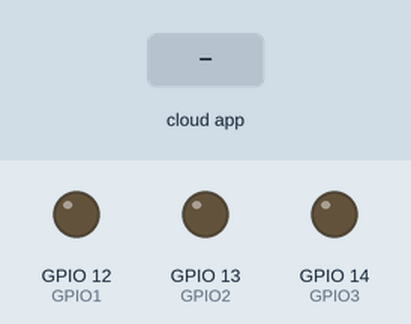
The sketch below on a simulated ESP32. Parts: output pins drawn as LEDs (lit = HIGH). The inputs (shaded band) are chosen by the test bench. WiFi joins after 1.5 s; servers stay silent unless stated; the Firebase database answers and starts empty; what the sketch prints to the serial monitor is not drawn.

Above: at 3.0 s.
3.1 s: the phone or cloud app sets gpio1 to 1
At 4.5 s:
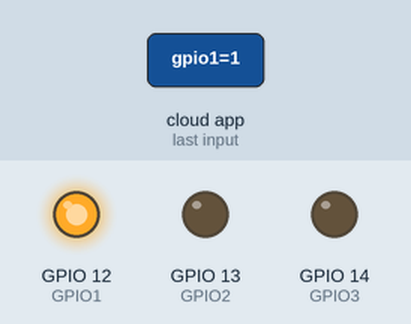
5.4 s: the phone or cloud app sets gpio2 to 1
At 6.8 s:
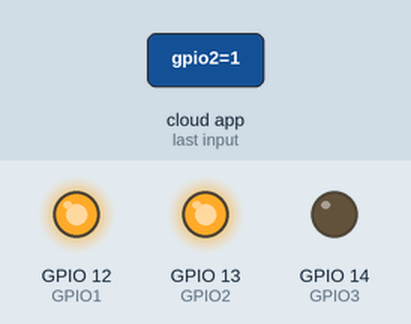
7.6 s: the phone or cloud app sets gpio3 to 1
At 9.1 s:
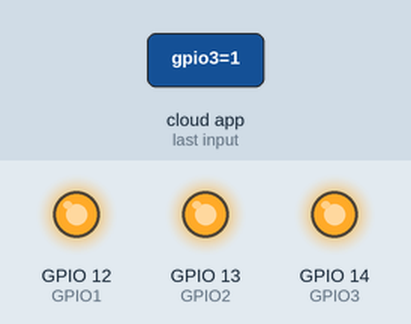
9.7 s: the phone or cloud app sets gpio1 to 0
At 10.6 s:
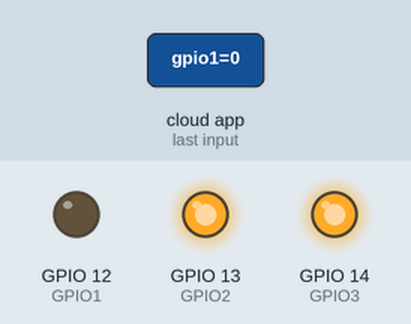
11.4 s: the phone or cloud app sets gpio2 to 0
At 12.9 s:
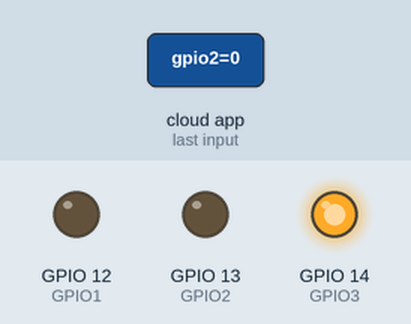
13.6 s: the phone or cloud app sets gpio1 to 1
At 15.1 s:
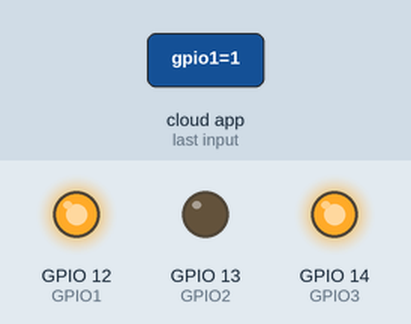
Timing chart, 0 to 16.4 s (numbered marks = the images above; inputs shaded):
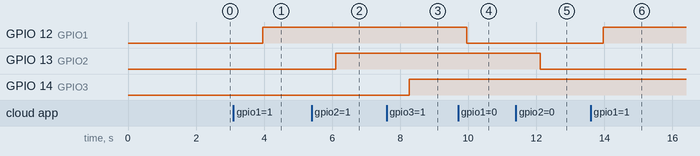

Measured:
- after the input at 3.1 s, GPIO 12 (GPIO1): LOW → HIGH after 0.86 s
- after the input at 5.4 s, GPIO 13 (GPIO2): LOW → HIGH after 0.71 s
- after the input at 7.6 s, GPIO 14 (GPIO3): LOW → HIGH after 0.66 s
- after the input at 9.7 s, GPIO 12 (GPIO1): HIGH → LOW after 0.26 s
- after the input at 11.4 s, GPIO 13 (GPIO2): HIGH → LOW after 0.72 s
- after the input at 13.6 s, GPIO 12 (GPIO1): LOW → HIGH after 0.37 s

The sketch:

ESP32_Firebase_Web_App_Control.ino
```cpp
#include <WiFi.h>
#include <Firebase_ESP_Client.h>
#include <Arduino_JSON.h>

// --------------------- USER CONFIG ---------------------
#define WIFI_SSID     "........."
#define WIFI_PASSWORD ".........."

#define API_KEY       "..........."
#define DATABASE_URL  "..........."
#define USER_EMAIL    "............"
#define USER_PASS     "............"
// --------------------------------------------------------

// Define Firebase objects
FirebaseData fbdo;
FirebaseAuth auth;
FirebaseConfig config;

// GPIO map
const int GPIO1 = 12;//Vert
const int GPIO2 = 13;//Orange
const int GPIO3 = 14;//Rouge

unsigned long sendDataPrevMillis = 0;

void setup() {
  // Init GPIO pins
  pinMode(GPIO1, OUTPUT); digitalWrite(GPIO1, LOW);
  pinMode(GPIO2, OUTPUT); digitalWrite(GPIO2, LOW);
  pinMode(GPIO3, OUTPUT); digitalWrite(GPIO3, LOW);

  Serial.begin(115200);
  delay(300);

  // Connect WiFi
  WiFi.begin(WIFI_SSID, WIFI_PASSWORD);
  Serial.print("Connecting to Wi-Fi");
  while (WiFi.status() != WL_CONNECTED) {
    Serial.print(".");
    delay(300);
  }
  Serial.println();
  Serial.print("Connected with IP: "); Serial.println(WiFi.localIP());

  // Configure Firebase
  config.api_key = API_KEY;
  config.database_url = DATABASE_URL;
  auth.user.email = USER_EMAIL;
  auth.user.password = USER_PASS;

  Firebase.begin(&config, &auth);
  Firebase.reconnectNetwork(true);

  fbdo.setBSSLBufferSize(4096, 1024); // SSL buffer
  fbdo.setResponseSize(2048);

  Serial.println("Firebase initialized...");
}

void loop() {
  if (Firebase.ready() && (millis() - sendDataPrevMillis > 1000 || sendDataPrevMillis == 0)) {
    sendDataPrevMillis = millis();

    int value;

    // Read GPIO1
    if (Firebase.RTDB.getInt(&fbdo, "/gpio1", &value)) {
      digitalWrite(GPIO1, value ? HIGH : LOW);
    } else {
      Serial.println(fbdo.errorReason().c_str());
    }

    // Read GPIO2
    if (Firebase.RTDB.getInt(&fbdo, "/gpio2", &value)) {
      digitalWrite(GPIO2, value ? HIGH : LOW);
    } else {
      Serial.println(fbdo.errorReason().c_str());
    }

    // Read GPIO3
    if (Firebase.RTDB.getInt(&fbdo, "/gpio3", &value)) {
      digitalWrite(GPIO3, value ? HIGH : LOW);
    } else {
      Serial.println(fbdo.errorReason().c_str());
    }
  }

}
```
